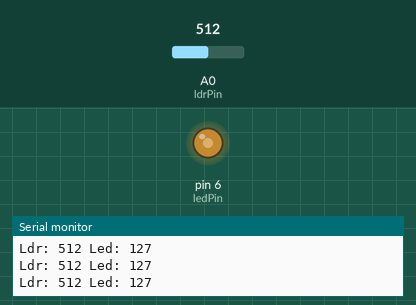
Bench run of a sketch on a simulated Arduino Uno, built with avr-gcc and run on an emulated ATmega328P. Parts: output pins drawn as LEDs (lit = HIGH), the last lines printed to the serial monitor. Inputs (shaded band) come from the test bench; at power-on: A0 (ldrPin) = 512.

Above: at 1.2 s.
1.3 s: A0 (ldrPin) set to 1023
At 2.5 s:
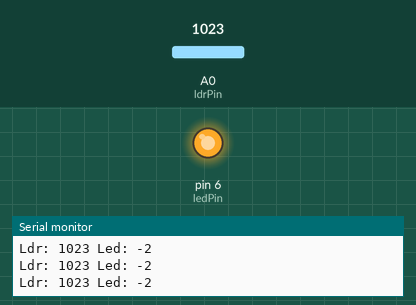
2.8 s: A0 (ldrPin) set to 1017
At 3.3 s:
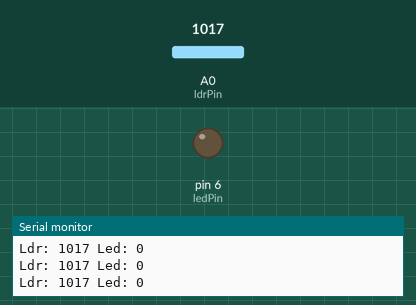
4.3 s: A0 (ldrPin) set to 900
At 4.7 s:
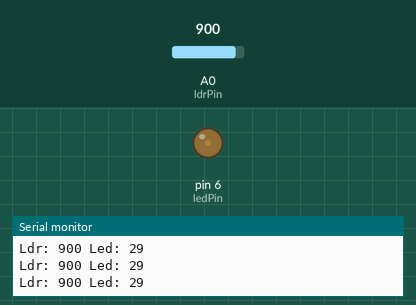
Timing chart, 0 to 7.3 s (numbered marks = the images above; inputs shaded):
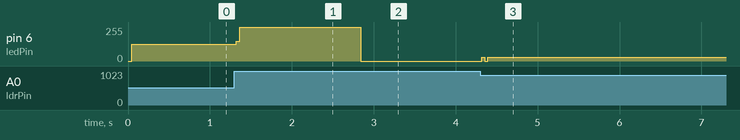

Measured:
- the behaviour switches between 1018 and 1017 on A0 (ldrPin) (found by bisection; images 1 and 2)
- after the input at 1.3 s, pin 6 (ledPin): 126/255 → 253/255 at once
- after the input at 2.8 s, pin 6 (ledPin): 253/255 → 0/255 at once
- after the input at 4.3 s, pin 6 (ledPin): 0/255 → 29/255 at once

The sketch:

SensorLuminosidade.ino
```cpp
const int ldrPin = A0, ledPin = 6;
int ldr, led;
// the setup routine runs once when you press reset:
void setup() {
  // initialize serial communication at 9600 bits per second:
  pinMode(ldrPin, INPUT);
  pinMode(ledPin, OUTPUT);
  Serial.begin(9600);
}

// the loop routine runs over and over again forever:
void loop() {


  // read the input on analog pin 0:
  ldr = analogRead(ldrPin);
  // print out the value you read:
  if (ldr < 500) {
    digitalWrite(ledPin, HIGH);
  } else {
    digitalWrite(ledPin, LOW);
  }
  led = map(ldr, 1, 1014, 255, 0);
  analogWrite(ledPin, led);
  Serial.print("Ldr: ");
  Serial.print(ldr);
  Serial.print(" Led: ");
  Serial.println(led);
  delay(1);  // delay in between reads for stability
}
```
